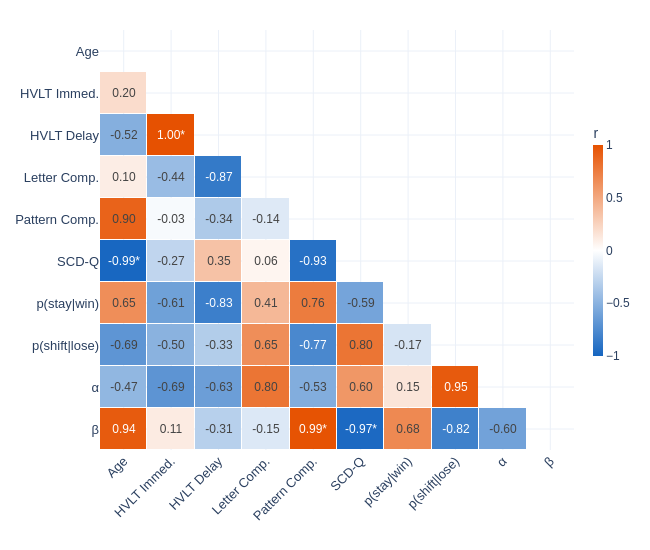

Notebook code for this chart:
### Markdown cell above
## 7. Correlation Heatmap

Pairwise Pearson correlations among pre-registered variables at the subject level. Behavioral parameters are from the **baseline** condition (runs 1 & 5). Cognitive measures from the RF1 parent study; SPSRQ will populate as data collection continues. Correlations are descriptive at current N and will be interpreted only at target sample sizes.

### Code cell
# =============================================================================
# 7. Correlation Heatmap — Pre-Registered Variables
# =============================================================================

import plotly.graph_objects as go

# ---- Load RF1 cognitive data ----
rf1 = pd.read_csv(REDCAP_RF1_PATH, low_memory=False)
rf1['subject_id'] = rf1['Subject ID'].astype(str)

# ---- Load TACS REDCap for demographics + SPSRQ ----
redcap_tacs = pd.read_csv(REDCAP_TACS_PATH)
redcap_tacs['subject_id'] = redcap_tacs['Record ID'].astype(str)

# SPSRQ scoring: items are columns 145–192 in the TACS REDCap
# SR items (0-indexed from SPSRQ block): 2,4,6,8,10,12,14,16,18,20,22,24,26,28,30,32,34,36,38,40,42,44,46,48
# SP items: 1,3,5,7,9,11,13,15,17,19,21,23,25,27,29,31,33,35,37,39,41,43,45,47
spsrq_cols = redcap_tacs.columns[145:193].tolist()
sr_idx = list(range(1, 48, 2))  # 0-indexed even items within SPSRQ block = SR
sp_idx = list(range(0, 48, 2))  # 0-indexed odd items = SP

sr_cols = [spsrq_cols[i] for i in sr_idx if i < len(spsrq_cols)]
sp_cols = [spsrq_cols[i] for i in sp_idx if i < len(spsrq_cols)]

# Convert Yes/No to 1/0 if present, then sum
for col in spsrq_cols:
    redcap_tacs[col] = redcap_tacs[col].map({'Yes': 1, 'No': 0}).astype(float)

redcap_tacs['spsrq_sr'] = redcap_tacs[sr_cols].sum(axis=1, min_count=1)
redcap_tacs['spsrq_sp'] = redcap_tacs[sp_cols].sum(axis=1, min_count=1)

# ---- Build subject-level dataframe ----
subjects = list(SUBJECT_INFO.keys())

# Baseline behavioral parameters
wsls_base = wsls[wsls['condition'] == 'baseline'].set_index('subject_id')[['p_stay_win', 'p_shift_lose']]
rw_base = rw[rw['condition'] == 'baseline'].set_index('subject_id')[['alpha', 'beta']]

# Merge everything
subj_df = pd.DataFrame({'subject_id': subjects})

# Age from TACS REDCap
tacs_demo = redcap_tacs[['subject_id', 'spsrq_sr', 'spsrq_sp']].copy()
tacs_age = redcap_tacs.rename(columns={'Age in years:': 'age'})[['subject_id', 'age']]
subj_df = subj_df.merge(tacs_age, on='subject_id', how='left')

# Cognitive measures from RF1
rf1_cog = rf1[['subject_id',
               'HVLT Total Immediate Recall', 'HVLT Delay Score',
               'Salthouse Letter Comparison', 'Salthouse Pattern Comparison',
               'scd_score_total']].copy()
rf1_cog = rf1_cog.rename(columns={
    'HVLT Total Immediate Recall': 'hvlt_immediate',
    'HVLT Delay Score': 'hvlt_delay',
    'Salthouse Letter Comparison': 'salthouse_letter',
    'Salthouse Pattern Comparison': 'salthouse_pattern',
    'scd_score_total': 'scd_q',
})
subj_df = subj_df.merge(rf1_cog, on='subject_id', how='left')

# SPSRQ
subj_df = subj_df.merge(tacs_demo, on='subject_id', how='left')

# Behavioral parameters
subj_df = subj_df.merge(wsls_base, on='subject_id', how='left')
subj_df = subj_df.merge(rw_base, on='subject_id', how='left')

# ---- Select and order variables for heatmap ----
heatmap_vars = [
    'age',
    'hvlt_immediate', 'hvlt_delay',
    'salthouse_letter', 'salthouse_pattern',
    'scd_q',
    'spsrq_sr', 'spsrq_sp',
    'p_stay_win', 'p_shift_lose',
    'alpha', 'beta',
]

# Pretty labels
var_labels = {
    'age': 'Age',
    'hvlt_immediate': 'HVLT Immed.',
    'hvlt_delay': 'HVLT Delay',
    'salthouse_letter': 'Letter Comp.',
    'salthouse_pattern': 'Pattern Comp.',
    'scd_q': 'SCD-Q',
    'spsrq_sr': 'SPSRQ-SR',
    'spsrq_sp': 'SPSRQ-SP',
    'p_stay_win': 'p(stay|win)',
    'p_shift_lose': 'p(shift|lose)',
    'alpha': 'α',
    'beta': 'β',
}

# Only include variables with at least 3 non-null values
available_vars = [v for v in heatmap_vars if subj_df[v].notna().sum() >= 3]
dropped_vars = [v for v in heatmap_vars if v not in available_vars]
if dropped_vars:
    print(f'Variables excluded (insufficient data): {[var_labels.get(v, v) for v in dropped_vars]}')

labels = [var_labels.get(v, v) for v in available_vars]
corr_data = subj_df[available_vars]

# ---- Compute correlations + p-values ----
n_vars = len(available_vars)
r_matrix = np.full((n_vars, n_vars), np.nan)
p_matrix = np.full((n_vars, n_vars), np.nan)

for i in range(n_vars):
    for j in range(n_vars):
        mask = corr_data.iloc[:, i].notna() & corr_data.iloc[:, j].notna()
        if mask.sum() >= 3:
            r, p = stats.pearsonr(corr_data.iloc[:, i][mask], corr_data.iloc[:, j][mask])
            r_matrix[i, j] = r
            p_matrix[i, j] = p

# ---- Lower triangle mask ----
mask = np.triu(np.ones_like(r_matrix, dtype=bool), k=0)
r_display = r_matrix.copy()
r_display[mask] = np.nan

# Annotation text: r value + significance stars
annot_text = []
for i in range(n_vars):
    row = []
    for j in range(n_vars):
        if mask[i, j]:
            row.append('')
        elif np.isnan(r_matrix[i, j]):
            row.append('—')
        else:
            stars = ''
            if p_matrix[i, j] < .001:
                stars = '***'
            elif p_matrix[i, j] < .01:
                stars = '**'
            elif p_matrix[i, j] < .05:
                stars = '*'
            row.append(f'{r_matrix[i, j]:.2f}{stars}')
    annot_text.append(row)

# ---- Plot ----
fig = go.Figure(data=go.Heatmap(
    z=r_display,
    x=labels, y=labels,
    colorscale=[[0, '#1565C0'], [0.5, '#FFFFFF'], [1, '#E65100']],
    zmid=0, zmin=-1, zmax=1,
    text=annot_text,
    texttemplate='%{text}',
    textfont=dict(size=12),
    hovertemplate='%{y} × %{x}<br>r = %{z:.3f}<extra></extra>',
    colorbar=dict(title='r', thickness=10, len=0.6, tickfont=dict(size=12)),
    xgap=1, ygap=1,
))

fig.update_layout(
    height=550, width=650,
    template='plotly_white',
    margin=dict(l=100, r=60, t=30, b=100),
    font=dict(family='Arial', size=13),
    xaxis=dict(side='bottom', tickangle=-45),
    yaxis=dict(autorange='reversed'),
)

fig.show(config=dict(toImageButtonOptions=dict(filename='correlation_heatmap')))

# Print current N per variable
print(f'\nN per variable:')
for v in available_vars:
    print(f'  {var_labels.get(v, v)}: {subj_df[v].notna().sum()}')

### Figure 1 — Plotly figure (JSON) as saved in the notebook; plotly's stock layout.template omitted (floating-point values rounded to 4 significant figures)
{"data": [{"colorbar": {"len": 0.6, "thickness": 10, "tickfont": {"size": 12}, "title": {"text": "r"}}, "colorscale": [[0, "#1565C0"], [0.5, "#FFFFFF"], [1, "#E65100"]], "hovertemplate": "%{y} × %{x}<br>r = %{z:.3f}<extra></extra>", "text": [["", "", "", "", "", "", "", "", "", ""], ["0.20", "", "", "", "", "", "", "", "", ""], ["-0.52", "1.00*", "", "", "", "", "", "", "", ""], ["0.10", "-0.44", "-0.87", "", "", "", "", "", "", ""], ["0.90", "-0.03", "-0.34", "-0.14", "", "", "", "", "", ""], ["-0.99*", "-0.27", "0.35", "0.06", "-0.93", "", "", "", "", ""], ["0.65", "-0.61", "-0.83", "0.41", "0.76", "-0.59", "", "", "", ""], ["-0.69", "-0.50", "-0.33", "0.65", "-0.77", "0.80", "-0.17", "", "", ""], ["-0.47", "-0.69", "-0.63", "0.80", "-0.53", "0.60", "0.15", "0.95", "", ""], ["0.94", "0.11", "-0.31", "-0.15", "0.99*", "-0.97*", "0.68", "-0.82", "-0.60", ""]], "textfont": {"size": 12}, "texttemplate": "%{text}", "type": "heatmap", "x": ["Age", "HVLT Immed.", "HVLT Delay", "Letter Comp.", "Pattern Comp.", "SCD-Q", "p(stay|win)", "p(shift|lose)", "α", "β"], "xgap": 1, "y": ["Age", "HVLT Immed.", "HVLT Delay", "Letter Comp.", "Pattern Comp.", "SCD-Q", "p(stay|win)", "p(shift|lose)", "α", "β"], "ygap": 1, "z": [[null, null, null, null, null, null, null, null, null, null], [0.2007, null, null, null, null, null, null, null, null, null], [-0.5205, 0.9972, null, null, null, null, null, null, null, null], [0.1039, -0.4361, -0.866, null, null, null, null, null, null, null], [0.8982, -0.03341, -0.3449, -0.1402, null, null, null, null, null, null], [-0.987, -0.2703, 0.35, 0.05761, -0.925, null, null, null, null, null], [0.6505, -0.6133, -0.833, 0.4087, 0.7556, -0.5882, null, null, null, null], [-0.6877, -0.502, -0.3278, 0.6497, -0.7747, 0.7954, -0.1745, null, null, null], [-0.4706, -0.6934, -0.6293, 0.7952, -0.5321, 0.6006, 0.1486, 0.9476, null, null], [0.9435, 0.1127, -0.3068, -0.1482, 0.9874, -0.9715, 0.678, -0.8206, -0.6009, null]], "zmax": 1, "zmid": 0, "zmin": -1}], "layout": {"font": {"family": "Arial", "size": 13}, "height": 550, "margin": {"b": 100, "l": 100, "r": 60, "t": 30}, "width": 650, "xaxis": {"autorange": true, "range": [-0.5, 9.5], "side": "bottom", "tickangle": -45, "type": "category"}, "yaxis": {"autorange": true, "range": [9.5, -0.5], "type": "category"}}}
